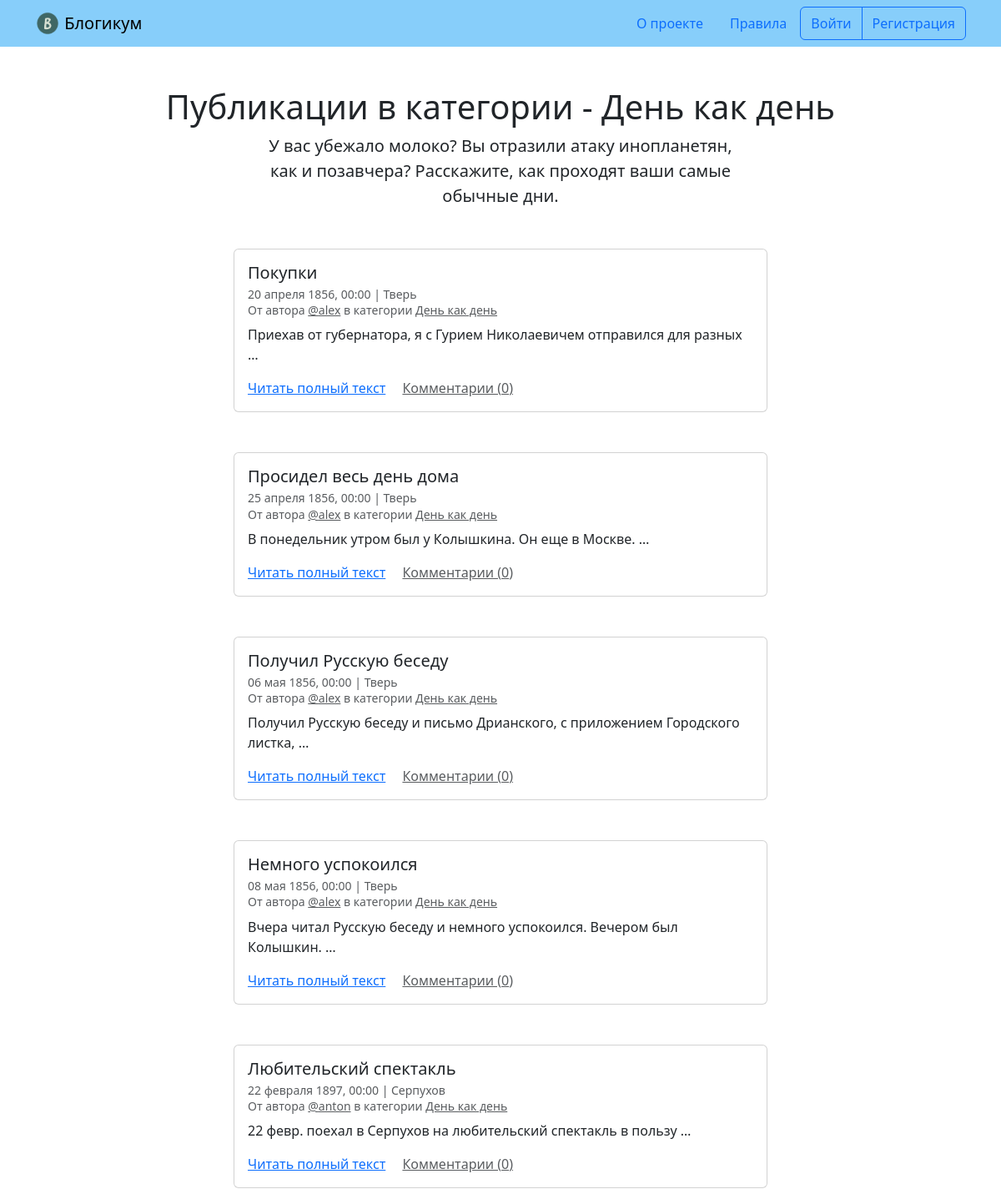
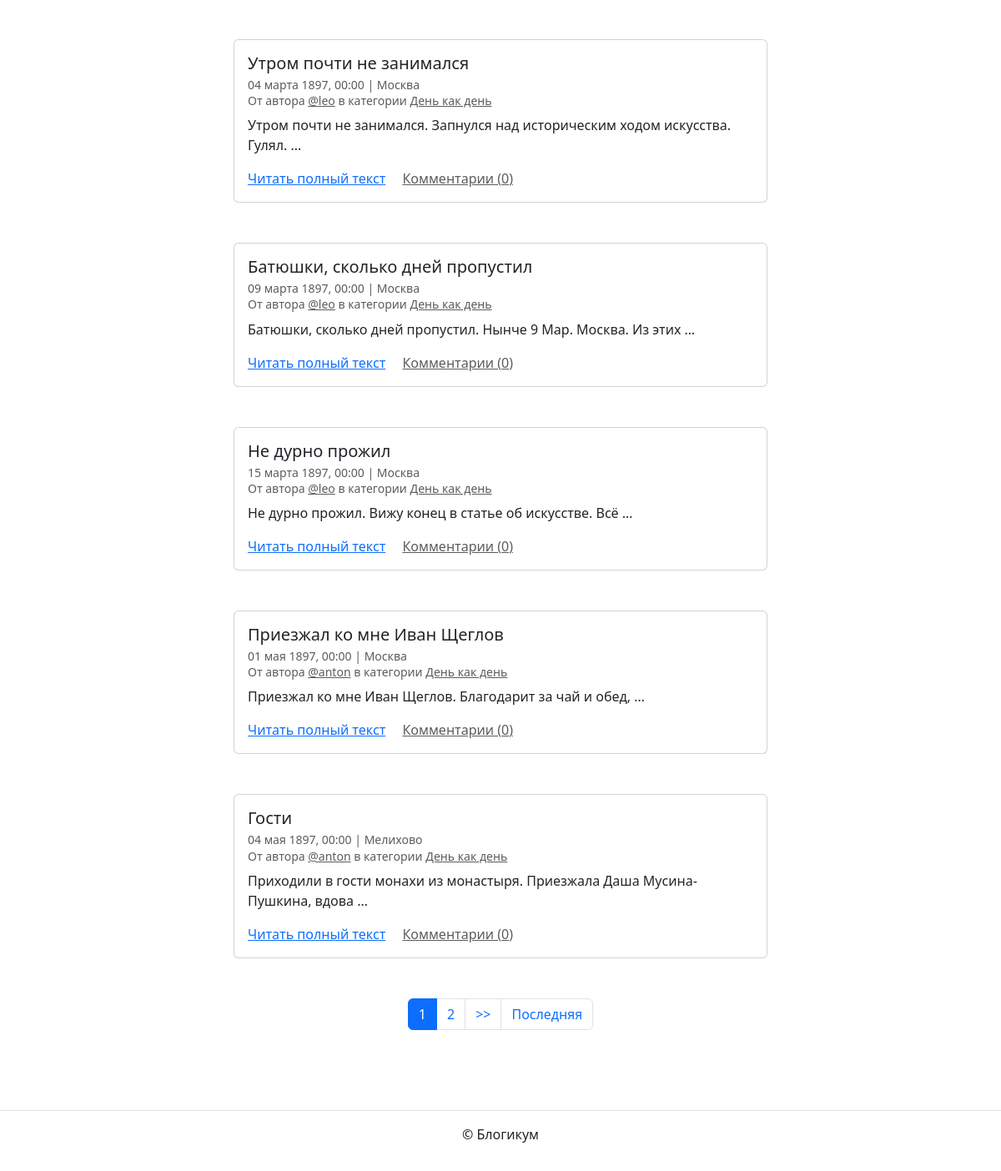
Screenshot of /category/routine/ with the database file from the repository (2 pictures, top to bottom).
### blog/models.py (models this page shows)
class Category(PublishedModel):
    title = models.CharField(max_length=256, verbose_name='Заголовок')
    description = models.TextField(verbose_name='Описание')
    slug = models.SlugField(unique=True,
                            verbose_name='Идентификатор',
                            help_text='Идентификатор страницы для URL;'
                                      ' разрешены символы латиницы, цифры,'
                                      ' дефис и подчёркивание.')
    class Meta:
        verbose_name = 'категория'
        verbose_name_plural = 'Категории'

class Post(PublishedModel):
    title = models.CharField(max_length=256, verbose_name='Заголовок')
    text = models.TextField(verbose_name='Текст')
    pub_date = models.DateTimeField(verbose_name='Дата и время публикации',
                                    help_text='Если установить дату и время в '
                                    'будущем — можно делать отложенные'
                                    ' публикации.')
    author = models.ForeignKey(User,
                               on_delete=models.CASCADE,
                               verbose_name='Автор публикации'
                               )
    location = models.ForeignKey(Location,
                                 null=True,
                                 on_delete=models.SET_NULL,
                                 verbose_name='Местоположение'
                                 )
    category = models.ForeignKey(Category,
                                 null=True,
                                 on_delete=models.SET_NULL,
                                 verbose_name='Категория',
                                 related_name='posts'
                                 )
    image = models.ImageField('Фото', upload_to='post_images', blank=True)
    comment_count = models.PositiveIntegerField(default=0)
    class Meta:
        ordering = ('pub_date',)
        verbose_name = 'публикация'
        verbose_name_plural = 'Публикации'

class Location(PublishedModel):
    name = models.CharField(max_length=256, verbose_name='Название места')
    class Meta:
        verbose_name = 'местоположение'
        verbose_name_plural = 'Местоположения'

### blog/views.py (the view)
# urls.py: path('category/<slug:category_slug>/', views.category_posts,
def category_posts(request, category_slug):
    tempalte = 'blog/category.html'
    category = get_object_or_404(Category,
                                 is_published=True,
                                 slug=category_slug)
    post_list = filter_posts(category.posts)
    page_obj = formation_pagination(request, post_list)
    context = {'page_obj': page_obj, 'category': category}
    return render(request, tempalte, context)

### blog/utils.py (called while the page is built)
def formation_pagination(request, posts):
    paginator = Paginator(posts, POSTS_ON_PAGE)
    page_number = request.GET.get('page')
    page_obj = paginator.get_page(page_number)
    return page_obj

### blog/views.py (called while the page is built)
def filter_posts(post_list):
    return post_list.filter(is_published=True,
                            category__is_published=True,
                            pub_date__lte=timezone.now()
                            )

### templates/blog/category.html (shortened to what this page needs)
{% extends "base.html" %}
{% block content %}
  <h1 class="text-center">Публикации в категории - {{ category.title }}</h1>
  <p class="col-6 offset-3 mb-5 lead text-center">{{ category.description }}</p>
  {% for post in page_obj %}
    <article class="mb-5">
      {% include "includes/post_card.html" %}
    </article>
  {% endfor %}
  {% include "includes/paginator.html" %}
{% endblock %}

### templates/includes/post_card.html (shortened to what this page needs)
<div class="col d-flex justify-content-center">
  <div class="card" style="width: 40rem;">
    <div class="card-body">
      <h5 class="card-title">{{ post.title }}</h5>
      <h6 class="card-subtitle mb-2 text-muted">
        <small>
          {{ post.pub_date|date:"d E Y, H:i" }} | {% if post.location and post.location.is_published %}{{ post.location.name }}{% else %}Планета Земля{% endif %}<br>
          От автора <a class="text-muted" href="{% url 'blog:profile' post.author.username %}">@{{ post.author.username }}</a> в
          категории {% include "includes/category_link.html" %}
        </small>
      </h6>
      <p class="card-text">{{ post.text|truncatewords:10 }}</p>
      <a href="{% url 'blog:post_detail' post.id %}" class="card-link">Читать полный текст</a>
      <a href="{% url 'blog:post_detail' post.id %}" class="card-link text-muted">Комментарии ({{ post.comment_count }})</a>
    </div>
  </div>
</div>

### templates/includes/category_link.html
<a class="text-muted" href="{% url 'blog:category_posts' post.category.slug %}">
  {{ post.category.title }}
</a>

### rows the page displays
Category: title "День как день", description "У вас убежало молоко? Вы отразили атаку инопланетян, как и позавчера? Расскажите, как проходят ваши самые обычные дни."
Post: title "Покупки", pub_date "20 апреля 1856, 00:00", location.name "Тверь", author.username "alex", category "День как день", text "Приехав от губернатора, я с Гурием Николаевичем отправился для разных …", comment_count "0"
Post: title "Просидел весь день дома", pub_date "25 апреля 1856, 00:00", location.name "Тверь", author.username "alex", category "День как день", text "В понедельник утром был у Колышкина. Он еще в Москве. …", comment_count "0"
Post: title "Получил Русскую беседу", pub_date "06 мая 1856, 00:00", location.name "Тверь", author.username "alex", category "День как день", text "Получил Русскую беседу и письмо Дрианского, с приложением Городского листка, …", comment_count "0"
Post: title "Немного успокоился", pub_date "08 мая 1856, 00:00", location.name "Тверь", author.username "alex", category "День как день", text "Вчера читал Русскую беседу и немного успокоился. Вечером был Колышкин. …", comment_count "0"
Post: title "Любительский спектакль", pub_date "22 февраля 1897, 00:00", location.name "Серпухов", author.username "anton", category "День как день", text "22 февр. поехал в Серпухов на любительский спектакль в пользу …", comment_count "0"
Post: title "Утром почти не занимался", pub_date "04 марта 1897, 00:00", location.name "Москва", author.username "leo", category "День как день", text "Утром почти не занимался. Запнулся над историческим ходом искусства. Гулял. …", comment_count "0"
Post: title "Батюшки, сколько дней пропустил", pub_date "09 марта 1897, 00:00", location.name "Москва", author.username "leo", category "День как день", text "Батюшки, сколько дней пропустил. Нынче 9 Мар. Москва. Из этих …", comment_count "0"
Post: title "Не дурно прожил", pub_date "15 марта 1897, 00:00", location.name "Москва", author.username "leo", category "День как день", text "Не дурно прожил. Вижу конец в статье об искусстве. Всё …", comment_count "0"
Post: title "Приезжал ко мне Иван Щеглов", pub_date "01 мая 1897, 00:00", location.name "Москва", author.username "anton", category "День как день", text "Приезжал ко мне Иван Щеглов. Благодарит за чай и обед, …", comment_count "0"
Post: title "Гости", pub_date "04 мая 1897, 00:00", location.name "Мелихово", author.username "anton", category "День как день", text "Приходили в гости монахи из монастыря. Приезжала Даша Мусина-Пушкина, вдова …", comment_count "0"

### other values shown
{{ i }} "1"
{{ i }} "2"
